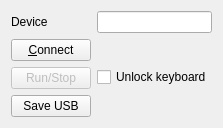
      <widget class="QWidget" name="status">
       <attribute name="title">
        <string>Status</string>
       </attribute>
       <layout class="QVBoxLayout" name="verticalLayout">
        <item>
         <layout class="QFormLayout" name="formLayout">
          <item row="0" column="0">
           <widget class="QLabel" name="label">
            <property name="text">
             <string>Device</string>
            </property>
           </widget>
          </item>
          <item row="0" column="1">
           <widget class="QLineEdit" name="deviceName"/>
          </item>
          <item row="2" column="0">
           <widget class="QPushButton" name="connectButton">
            <property name="text">
             <string>&amp;Connect</string>
            </property>
           </widget>
          </item>
          <item row="2" column="1">
           <widget class="QLabel" name="idstring">
            <property name="text">
             <string/>
            </property>
           </widget>
          </item>
          <item row="3" column="0">
           <widget class="QPushButton" name="rsButton">
            <property name="enabled">
             <bool>false</bool>
            </property>
            <property name="text">
             <string>Run/Stop</string>
            </property>
           </widget>
          </item>
          <item row="4" column="0">
           <widget class="QPushButton" name="hardcopyBTN">
            <property name="toolTip">
             <string>Save screen image to USB stick</string>
            </property>
            <property name="text">
             <string>Save USB</string>
            </property>
           </widget>
          </item>
          <item row="3" column="1">
           <widget class="QCheckBox" name="unlockBtn">
            <property name="sizePolicy">
             <sizepolicy hsizetype="Minimum" vsizetype="Fixed">
              <horstretch>0</horstretch>
              <verstretch>0</verstretch>
             </sizepolicy>
            </property>
            <property name="text">
             <string>Unlock keyboard</string>
            </property>
           </widget>
          </item>
         </layout>
        </item>
       </layout>
      </widget>
